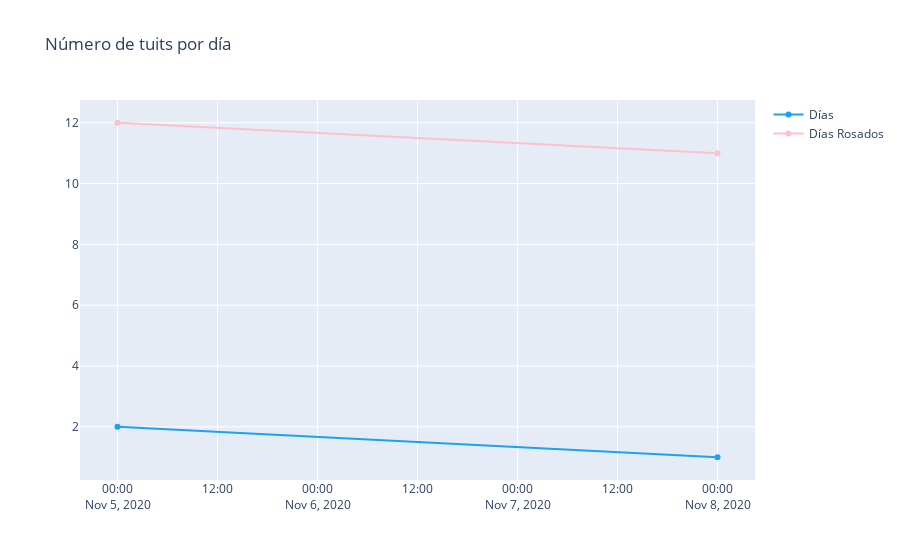

The cell this chart's notebook holds for it:
### Code cell
trace = go.Scatter(x=temp.fecha.values,
                   y=temp.cnt.values,
                   text=[f"Fecha: {f}<br>Tuits: {c}" for f,c in zip(temp.fecha.values,temp.cnt.values)],
                   hoverinfo='text',
                   mode='lines+markers',
                   name='Días',
                   line={'color':'#1DA1F2'})

 
# Solo como ejemplo para ver dos lineas  se agrego 10 y colo rosado
trace2 = go.Scatter(x=temp.fecha.values,
                   y=temp.cnt.values+10,
                   text=[f"Fecha: {f}<br>Tuits: {c}" for f,c in zip(temp.fecha.values,temp.cnt.values)],
                   hoverinfo='text',
                   mode='lines+markers',
                   name='Días Rosados',
                   line={'color':'pink'})

 

layout = go.Layout(title='Número de tuits por día')

 

fig = go.Figure(data=[trace, trace2], layout=layout)
iplot(fig)

### Figure 1 — Plotly figure (JSON) as saved in the notebook; plotly's stock layout.template omitted (floating-point values rounded to 4 significant figures)
{"data": [{"hoverinfo": "text", "line": {"color": "#1DA1F2"}, "mode": "lines+markers", "name": "Días", "text": ["Fecha: 2020-11-05<br>Tuits: 2", "Fecha: 2020-11-08<br>Tuits: 1"], "type": "scatter", "x": ["2020-11-05", "2020-11-08"], "y": [2, 1]}, {"hoverinfo": "text", "line": {"color": "pink"}, "mode": "lines+markers", "name": "Días Rosados", "text": ["Fecha: 2020-11-05<br>Tuits: 2", "Fecha: 2020-11-08<br>Tuits: 1"], "type": "scatter", "x": ["2020-11-05", "2020-11-08"], "y": [12, 11]}], "layout": {"title": {"text": "Número de tuits por día"}}}
